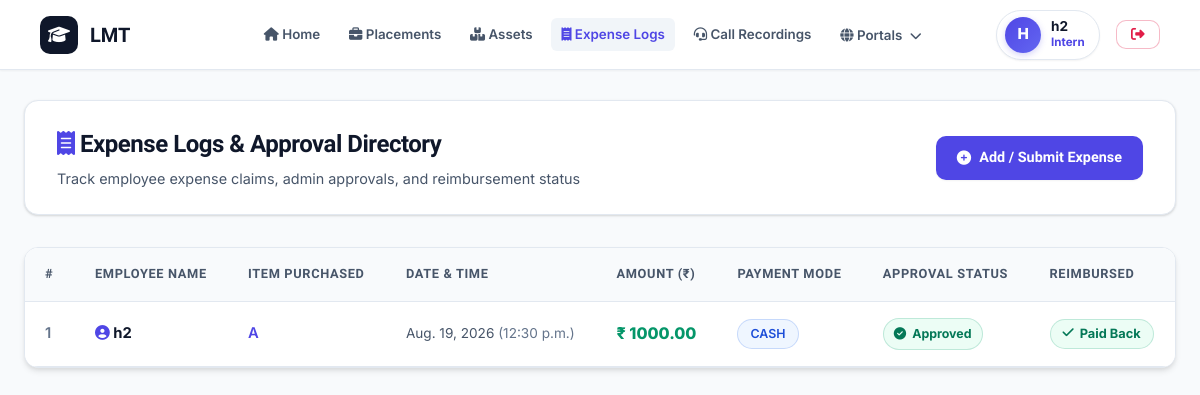
/expense-registered/ (signed in), run on the app's committed database.
### Assets/models.py (models this page shows, shortened)
class UserProfile(models.Model):
    user = models.OneToOneField(User, on_delete=models.CASCADE, related_name='profile')
    role = models.CharField(max_length=100, default='Intern')
    custom_role = models.ForeignKey(CustomRole, on_delete=models.SET_NULL, null=True, blank=True, related_name='users')
    employee_id = models.CharField(max_length=50, blank=True, null=True)
    department = models.CharField(max_length=100, blank=True, null=True)

class Expense(models.Model):
    REIMBURSED_CHOICES = [
        ('YES', 'Yes'),
        ('NO', 'No'),
    ]
    APPROVAL_STATUS_CHOICES = [
        ('PENDING', 'Pending Approval'),
        ('APPROVED', 'Approved'),
        ('REJECTED', 'Rejected'),
    ]
    name = models.CharField(max_length=100)
    item = models.CharField(max_length=100)
    date = models.DateField()
    time = models.TimeField()
    amount = models.DecimalField(max_digits=10, decimal_places=2, default=0)
    payment_mode = models.CharField(max_length=50)
    reimbursed = models.CharField(
        max_length=3,
        choices=REIMBURSED_CHOICES,
        default='NO',
        verbose_name='Reimbursed (Paid back to employee)'
    )
    approval_status = models.CharField(
        max_length=20,
        choices=APPROVAL_STATUS_CHOICES,
        default='PENDING',
        verbose_name='Approval Status'
    )
    created_by = models.ForeignKey(User, on_delete=models.SET_NULL, null=True, blank=True, related_name='expenses')

### Assets/views.py (the view)
# urls.py: path('expense-registered/', views.expense_registered, name='expense_registered'),
@login_required
def expense_registered(request):
    user_role = request.user.profile.role.lower() if (hasattr(request.user, 'profile') and request.user.profile.role) else ''
    is_admin = request.user.is_superuser or (user_role == 'admin')
    if is_admin:
        expenses = Expense.objects.all().order_by('-date', '-time')
    else:
        expenses = Expense.objects.filter(created_by=request.user).order_by('-date', '-time')
    return render(request, 'Assets/expense_registered.html', {'expenses': expenses, 'is_admin': is_admin})

### Assets/context_processors.py (called while the page is built)
def portal_links_processor(request):
    return {
        'nav_portal_links': PortalLink.objects.all().order_by('id')
    }

### Assets/templates/Assets/expense_registered.html (shortened to what this page needs)
{% extends 'base.html' %}
{% block content %}
<div class="glass-panel" style="padding: 1.5rem 2rem; margin-bottom: 2rem; display: flex; justify-content: space-between; align-items: center; flex-wrap: wrap; gap: 1rem;">
    <div>
        <h2 style="font-size: 1.5rem; margin-bottom: 0.25rem; color: var(--navy-900);">
            <i class="fa-solid fa-receipt" style="color: var(--indigo-600);"></i> Expense Logs & Approval Directory
        </h2>
        <p style="color: var(--text-secondary); font-size: 0.9rem; margin: 0;">
            Track employee expense claims, admin approvals, and reimbursement status
        </p>
    </div>
    <div style="display: flex; gap: 10px;">
        <a href="{% url 'expense_tracker' %}" class="btn-lmt btn-primary-gradient">
            <i class="fa-solid fa-plus-circle me-1"></i> Add / Submit Expense
        </a>
    </div>
</div>
<div class="glass-panel" style="padding: 0; overflow: hidden; box-shadow: var(--shadow-md);">
    <div class="table-container" style="border: none;">
        <table class="lmt-table">
            <thead>
                <tr>
                    <th style="width: 50px;">#</th>
                    <th>Employee Name</th>
                    <th>Item Purchased</th>
                    <th>Date & Time</th>
                    <th>Amount (₹)</th>
                    <th>Payment Mode</th>
                    <th>Approval Status</th>
                    <th>Reimbursed</th>
                </tr>
            </thead>
            <tbody>
                {% for expense in expenses %}
                    <tr>
                        <td style="color: var(--text-muted); font-weight: 600;">{{ forloop.counter }}</td>
                        <td style="font-weight: 700; color: var(--navy-900);">
                            <i class="fa-solid fa-user-circle me-1" style="color: var(--indigo-600);"></i> {{ expense.name }}
                        </td>
                        <td style="color: var(--indigo-600); font-weight: 600;">{{ expense.item }}</td>
                        <td style="font-size: 0.85rem; color: var(--text-secondary);">
                            {{ expense.date }} <span style="color: var(--text-muted);">({{ expense.time }})</span>
                        </td>
                        <td style="font-weight: 800; color: var(--emerald-600); font-size: 1rem;">₹ {{ expense.amount }}</td>
                        <td>
                            <span class="badge-status badge-info" style="font-weight: 600;">
                                {{ expense.payment_mode }}
                            </span>
                        </td>
                        <td>
                            {% if expense.approval_status == 'APPROVED' %}
                                <span class="badge-status badge-success" style="padding: 5px 10px; font-weight: 700;">
                                    <i class="fa-solid fa-circle-check me-1"></i> Approved
                                </span>
                            {% elif expense.approval_status == 'REJECTED' %}
                                <span class="badge-status badge-danger" style="padding: 5px 10px; font-weight: 700; background: var(--rose-50); color: var(--rose-600); border: 1px solid rgba(225, 29, 72, 0.3);">
                                    <i class="fa-solid fa-circle-xmark me-1"></i> Rejected
                                </span>
                            {% else %}
                                <span class="badge-status badge-warning" style="padding: 5px 10px; font-weight: 700;">
                                    <i class="fa-solid fa-hourglass-half me-1"></i> Pending Approval
                                </span>
                            {% endif %}
                        </td>
                        <td>
                            {% if expense.reimbursed == 'YES' or expense.reimbursed == 'Yes' %}
                                <span class="badge-status badge-success" style="font-size: 0.8rem;"><i class="fa-solid fa-check"></i> Paid Back</span>
                            {% else %}
                                <span style="color: var(--text-muted); font-size: 0.825rem; font-weight: 600;">No</span>
                            {% endif %}
                        </td>
                    </tr>
                {% endfor %}
            </tbody>
        </table>
    </div>
</div>
{% endblock %}

### Assets/templates/base.html (shortened to what this page needs)
{% load static %}
<!DOCTYPE html>
<html lang="en">
<head>
    <link rel="stylesheet" href="https://cdnjs.cloudflare.com/ajax/libs/font-awesome/6.4.0/css/all.min.css">
    <link rel="stylesheet" href="{% static 'css/theme.css' %}">
</head>
<body>
    <nav class="lmt-navbar">
        <a href="{% url 'home' %}" class="brand-logo">
            <div class="brand-icon">
                <i class="fa-solid fa-graduation-cap"></i>
            </div>
            <span>LMT <span style="background: var(--primary-gradient); -webkit-background-clip: text; -webkit-text-fill-color: transparent;">Portal</span></span>
        </a>
        <div class="nav-links">
            <a href="{% url 'home' %}" class="nav-item {% if request.resolver_match.url_name == 'home' %}active{% endif %}">
                <i class="fa-solid fa-house me-1"></i> Home
            </a>
            {% if request.user.is_authenticated %}
                <a href="{% url 'placements' %}" class="nav-item {% if request.resolver_match.url_name == 'placements' %}active{% endif %}">
                    <i class="fa-solid fa-briefcase me-1"></i> Placements
                </a>
                <a href="{% url 'registered_assets' %}" class="nav-item {% if request.resolver_match.url_name == 'registered_assets' %}active{% endif %}">
                    <i class="fa-solid fa-boxes-stacked me-1"></i> Assets
                </a>
                <a href="{% url 'expense_registered' %}" class="nav-item {% if request.resolver_match.url_name == 'expense_registered' %}active{% endif %}">
                    <i class="fa-solid fa-receipt me-1"></i> Expense Logs
                </a>
                <a href="{% url 'call_recordings_hub' %}" class="nav-item {% if request.resolver_match.url_name == 'call_recordings_hub' %}active{% endif %}">
                    <i class="fa-solid fa-headset me-1"></i> Call Recordings
                </a>
                <div class="nav-dropdown">
                    <a href="#" class="nav-item {% if request.resolver_match.url_name == 'manage_portals' %}active{% endif %}">
                        <i class="fa-solid fa-globe me-1"></i> Portals <i class="fa-solid fa-chevron-down" style="font-size: 0.75rem; margin-left: 4px;"></i>
                    </a>
                </div>
            {% endif %}
        </div>
        <div style="display: flex; align-items: center; gap: 1rem;">
            {% if request.user.is_authenticated %}
                <div class="user-badge" style="padding: 6px 14px 6px 8px; border-radius: 30px; background: #ffffff; border: 1px solid var(--border-light); display: inline-flex; align-items: center; gap: 10px; box-shadow: var(--shadow-xs);">
                    <div class="avatar" style="width: 36px; height: 36px; min-width: 36px; border-radius: 50%; background: linear-gradient(135deg, #4f46e5 0%, #6366f1 100%); color: white; display: flex; align-items: center; justify-content: center; font-weight: 800; font-size: 0.95rem;">
                        {{ request.user.username|slice:":1"|upper }}
                    </div>
                    <div style="display: flex; flex-direction: column; justify-content: center; text-align: left; gap: 3px;">
                        <span style="font-weight: 700; font-size: 0.85rem; color: var(--navy-900); line-height: 1; margin: 0;">
                            {{ request.user.username }}
                        </span>
                        {% if request.session.is_faculty or request.user.profile.role == 'Admin' %}
                            <span class="faculty-badge" style="font-size: 0.68rem; font-weight: 700; padding: 2px 7px; border-radius: 10px; background: var(--emerald-50); color: var(--emerald-700); border: 1px solid rgba(5, 150, 105, 0.3); display: inline-flex; align-items: center; gap: 3px; line-height: 1; width: fit-content;">
                                <i class="fa-solid fa-shield-halved"></i> Admin
                            </span>
                        {% else %}
                            <span style="font-size: 0.725rem; font-weight: 700; color: var(--indigo-600); line-height: 1; margin: 0;">
                                {{ request.user.profile.role|default:"Employee" }}
                            </span>
                        {% endif %}
                    </div>
                </div>
                <form method="post" action="{% url 'logout' %}" style="display: inline;">
                    <button type="submit" class="btn-lmt btn-danger-glass" style="padding: 0.45rem 0.9rem; font-size: 0.85rem;">
                        <i class="fa-solid fa-right-from-bracket"></i>
                    </button>
                </form>
            {% else %}
                <a href="{% url 'login' %}" class="btn-lmt btn-secondary-glass" style="padding: 0.45rem 1rem;">Login</a>
                <a href="{% url 'register' %}" class="btn-lmt btn-primary-gradient" style="padding: 0.45rem 1rem;">Register</a>
            {% endif %}
        </div>
    </nav>
    <main class="main-wrapper">
        {% block content %}{% endblock %}
    </main>
</body>
</html>

### data on the page
Expense: name "h2", item "A", date "Aug. 19, 2026", time "12:30 p.m.", amount "1000.00", payment_mode "CASH", approval_status "APPROVED" (drawn), reimbursed "YES" (drawn)

### other printed values
{{ request.user.username|slice:":1"|upper }} "H"
{{ request.user.username }} "h2"
{{ request.user.profile.role|default:"Employee" }} "Intern"
